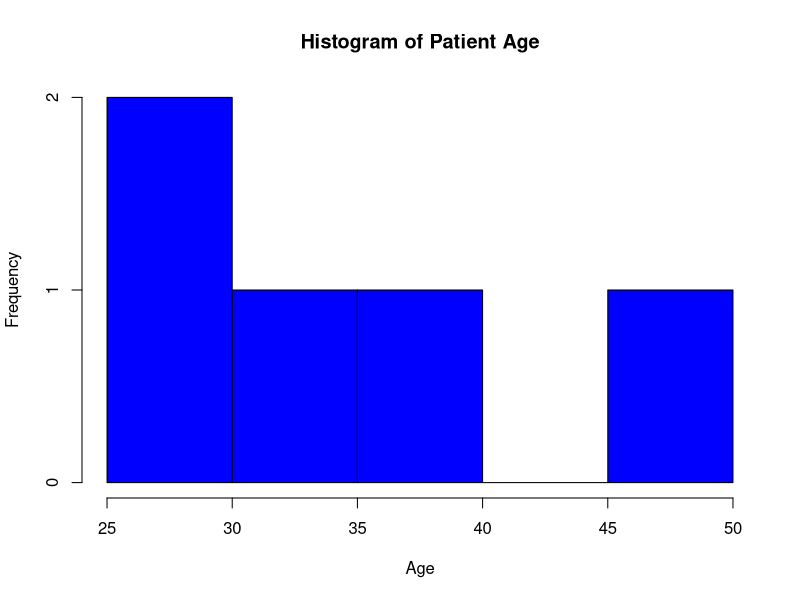
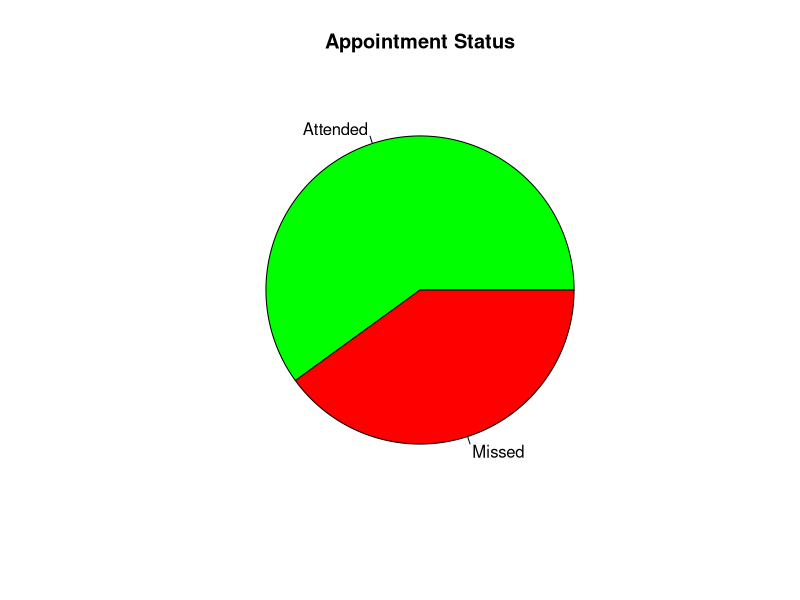
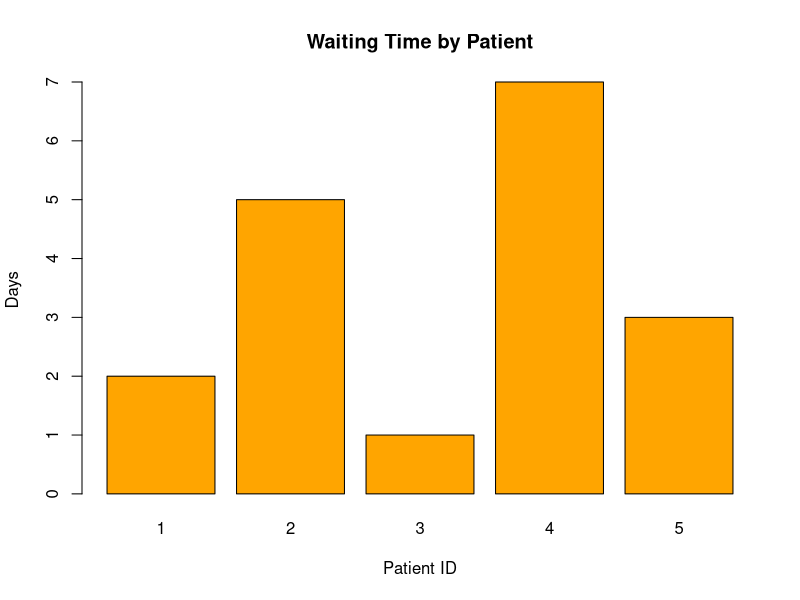
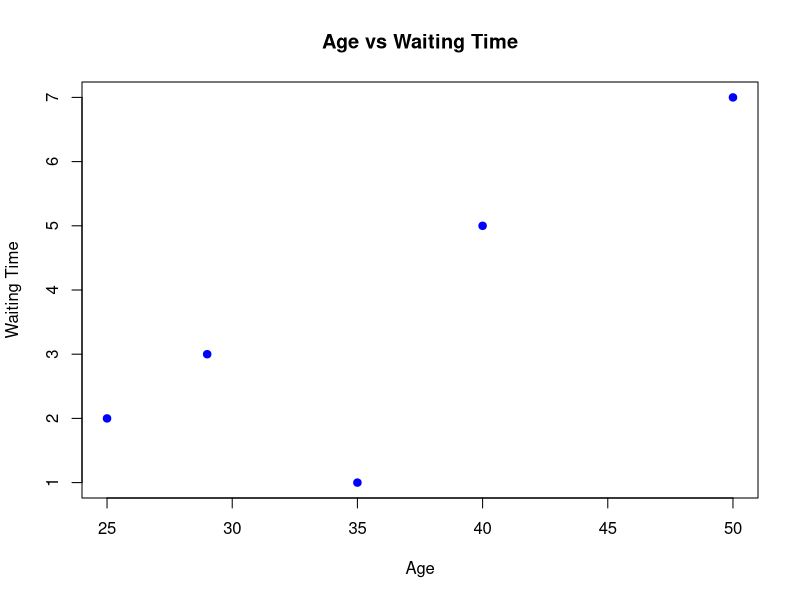

Here is the R script that generated these plots, in order:
# Dataset

hospital <- data.frame(
  Patient_ID = c(1,2,3,4,5),
  Age = c(25,40,35,50,29),
  Waiting_Time = c(2,5,1,7,3),
  Appointment_Status = c(
    "Attended",
    "Missed",
    "Attended",
    "Missed",
    "Attended"
  )
)

print(hospital)



hist(hospital$Age,
     main="Histogram of Patient Age",
     xlab="Age",
     col="blue",
     border="black")


status <- table(hospital$Appointment_Status)

pie(status,
    main="Appointment Status",
    col=c("green","red"))


barplot(hospital$Waiting_Time,
        names.arg=hospital$Patient_ID,
        main="Waiting Time by Patient",
        xlab="Patient ID",
        ylab="Days",
        col="orange")


plot(hospital$Age,
     hospital$Waiting_Time,
     main="Age vs Waiting Time",
     xlab="Age",
     ylab="Waiting Time",
     pch=19,
     col="blue")
